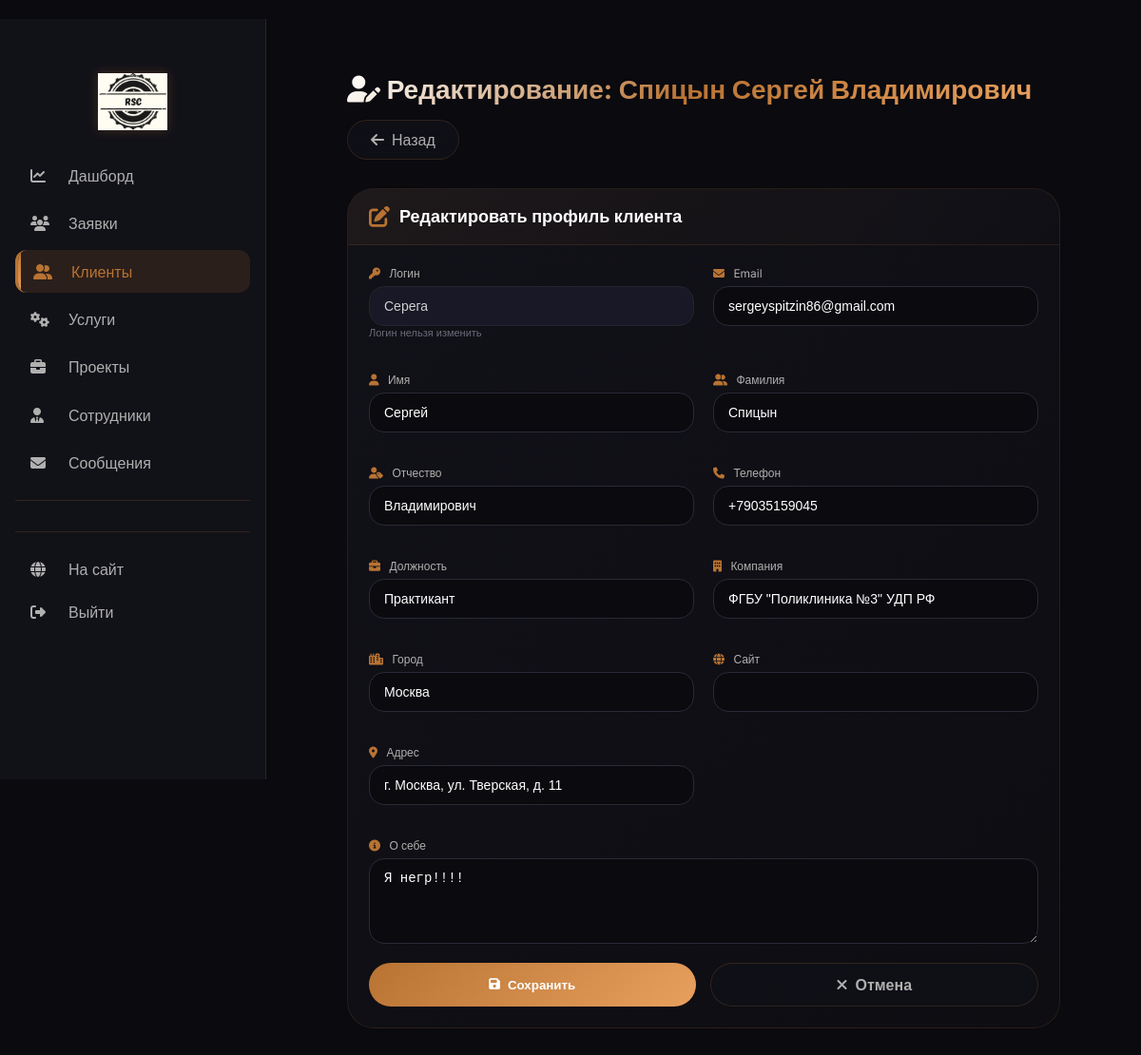
/leads/admin/client/2/edit/ (signed in), run on the app's committed database.
### leads/models.py (models this page shows, shortened)
class Client(models.Model):
    user = models.OneToOneField('users.User', on_delete=models.CASCADE, null=True, blank=True, related_name='client_profile')
    first_name = models.CharField(max_length=200, verbose_name="Имя")
    last_name = models.CharField(max_length=200, verbose_name="Фамилия", blank=True, default='')
    patronymic = models.CharField(max_length=200, verbose_name="Отчество", blank=True, default='')
    email = models.EmailField(verbose_name="Email")
    phone = models.CharField(max_length=50, verbose_name="Телефон")
    company = models.CharField(max_length=200, blank=True, verbose_name="Компания")
    position = models.CharField(max_length=100, blank=True, verbose_name="Должность")
    city = models.CharField(max_length=100, blank=True, verbose_name="Город")
    website = models.URLField(blank=True, verbose_name="Сайт")
    address = models.TextField(blank=True, verbose_name="Адрес")
    bio = models.TextField(blank=True, verbose_name="О себе")
    avatar = models.ImageField(upload_to='clients/avatars/', blank=True, null=True, verbose_name="Аватар")
    total_orders = models.IntegerField(default=0, verbose_name="Всего заказов")
    total_spent = models.DecimalField(max_digits=10, decimal_places=2, default=0, verbose_name="Потрачено")
    last_activity = models.DateTimeField(auto_now=True, verbose_name="Последняя активность")
    is_blocked = models.BooleanField(default=False, verbose_name="Заблокирован")
    created_at = models.DateTimeField(auto_now_add=True, verbose_name="Дата создания")
    updated_at = models.DateTimeField(auto_now=True, verbose_name="Дата обновления")
    class Meta:
        db_table = 'clients'
        verbose_name = "Клиент"
        verbose_name_plural = "Клиенты"
        ordering = ['-created_at']
    @property
    def full_name(self):
        parts = []
        if self.last_name:
            parts.append(self.last_name)
        if self.first_name:
            parts.append(self.first_name)
        if self.patronymic:
            parts.append(self.patronymic)
        return ' '.join(parts)
    @property
    def username(self):
        if self.user:
            return self.user.username
        return ''

### users/models.py (models this page shows, shortened)
class User(AbstractUser):
    phone = models.CharField(max_length=20, blank=True, verbose_name="Телефон")
    class Meta:
        db_table = 'users'
        verbose_name = "Пользователь"
        verbose_name_plural = "Пользователи"

### leads/decorators.py (the view)
        def wrapper(request, *args, **kwargs):
            if not request.user.is_authenticated:
                messages.error(request, 'Необходимо войти в систему')
                return redirect('login')
            if not request.user.is_staff:
                messages.error(request, 'У вас нет доступа к этой странице')
                return redirect('index')
            try:
                admin_user = request.user.admin_profile
                user_permissions = admin_user.permissions
            except AdminUser.DoesNotExist:
                messages.error(request, 'Ошибка: профиль сотрудника не найден')
                return redirect('index')
            if user_permissions == 'full':
                return view_func(request, *args, **kwargs)
            if user_permissions not in allowed_permissions:
                messages.error(request, 'У вас недостаточно прав для выполнения этого действия')
                return redirect('admin_dashboard')
            return view_func(request, *args, **kwargs)

### leads/views/admin_clients.py (called while the page is built, shortened)
@permission_required(['full', 'clients_only'])
def admin_client_edit(request, client_id):
    client = get_object_or_404(Client, id=client_id)
    return render(request, 'admin_panel/clients/edit.html', {'client': client})

### templates/admin_panel/clients/edit.html (shortened to what this page needs)
﻿{% extends 'admin_panel/base.html' %}
{% load static %}
{% block extra_css %}
<link rel="stylesheet" href="{% static 'css/admin_panel/clients/edit.css' %}">
{% endblock %}
{% block content %}
<div class="client-edit">
    <div class="edit-header">
        <h1><i class="fas fa-user-edit"></i> Редактирование: {{ client.full_name }}</h1>
        <a href="{% url 'admin_client_view' client.id %}" class="btn-back">
            <i class="fas fa-arrow-left"></i> Назад
        </a>
    </div>
    <div class="edit-card">
        <div class="card-header">
            <i class="fas fa-edit"></i>
            <h3>Редактировать профиль клиента</h3>
        </div>
        <div class="card-body">
            <form method="post">
                <div class="form-grid">
                    <div class="form-group">
                        <label><i class="fas fa-key"></i> Логин</label>
                        <input type="text" name="username" value="{{ client.username }}" readonly style="background: #1a1a2a; cursor: not-allowed;">
                        <small style="color: #6c6c7a; font-size: 11px;">Логин нельзя изменить</small>
                    </div>
                    <div class="form-group">
                        <label><i class="fas fa-envelope"></i> Email</label>
                        <input type="email" name="email" value="{{ client.email }}">
                    </div>
                    <div class="form-group">
                        <label><i class="fas fa-user"></i> Имя</label>
                        <input type="text" name="first_name" value="{{ client.first_name }}">
                    </div>
                    <div class="form-group">
                        <label><i class="fas fa-user-friends"></i> Фамилия</label>
                        <input type="text" name="last_name" value="{{ client.last_name }}">
                    </div>
                    <div class="form-group">
                        <label><i class="fas fa-user-tag"></i> Отчество</label>
                        <input type="text" name="patronymic" value="{{ client.patronymic }}">
                    </div>
                    <div class="form-group">
                        <label><i class="fas fa-phone"></i> Телефон</label>
                        <input type="tel" name="phone" value="{{ client.phone|default:'' }}">
                    </div>
                    <div class="form-group">
                        <label><i class="fas fa-briefcase"></i> Должность</label>
                        <input type="text" name="position" value="{{ client.position|default:'' }}">
                    </div>
                    <div class="form-group">
                        <label><i class="fas fa-building"></i> Компания</label>
                        <input type="text" name="company" value="{{ client.company|default:'' }}">
                    </div>
                    <div class="form-group">
                        <label><i class="fas fa-city"></i> Город</label>
                        <input type="text" name="city" value="{{ client.city|default:'' }}">
                    </div>
                    <div class="form-group">
                        <label><i class="fas fa-globe"></i> Сайт</label>
                        <input type="url" name="website" value="{{ client.website|default:'' }}">
                    </div>
                    <div class="form-group">
                        <label><i class="fas fa-map-marker-alt"></i> Адрес</label>
                        <input type="text" name="address" value="{{ client.address|default:'' }}">
                    </div>
                </div>
                <div class="form-group">
                    <label><i class="fas fa-info-circle"></i> О себе</label>
                    <textarea name="bio" rows="4">{{ client.bio|default:'' }}</textarea>
                </div>
                <div class="form-actions">
                    <button type="submit" class="btn-save"><i class="fas fa-save"></i> Сохранить</button>
                    <a href="{% url 'admin_client_view' client.id %}" class="btn-cancel"><i class="fas fa-times"></i> Отмена</a>
                </div>
            </form>
        </div>
    </div>
</div>
{% endblock %}

### static/css/admin_panel/base.css (style rules this page uses)
* { margin: 0; padding: 0; box-sizing: border-box; }
body { background: #0a0a0f; color: #ffffff; font-family: 'Inter', sans-serif; }

### static/css/admin_panel/clients/edit.css (style rules this page uses)
.client-edit { max-width: 800px; margin: 0 auto; padding: 25px; animation: fadeInUp 0.5s ease; }
.edit-header { display: flex; justify-content: space-between; align-items: center; margin-bottom: 30px; flex-wrap: wrap; gap: 15px; }
.edit-header h1 { font-size: 28px; font-weight: 700; background: linear-gradient(135deg, #fff, var(--accent), var(--accent-light)); -webkit-background-clip: text; background-clip: text; color: transparent; }
.btn-back { padding: 10px 24px; background: rgba(17,17,24,0.8); backdrop-filter: blur(10px); border: 1px solid rgba(184,115,51,0.2); border-radius: 40px; color: var(--text-secondary); text-decoration: none; transition: all 0.3s; display: inline-flex; align-items: center; gap: 8px; }
.edit-card { background: linear-gradient(135deg, #111118, #0d0d12); border-radius: 28px; border: 1px solid rgba(184,115,51,0.15); overflow: hidden; transition: all 0.3s; }
.card-header { padding: 18px 22px; background: linear-gradient(135deg, rgba(184,115,51,0.08), transparent); border-bottom: 1px solid rgba(184,115,51,0.15); display: flex; align-items: center; gap: 10px; }
.card-header i { font-size: 22px; color: var(--accent); }
.card-header h3 { font-size: 18px; font-weight: 600; margin: 0; }
.card-body { padding: 22px; }
.form-grid { display: grid; grid-template-columns: repeat(2, 1fr); gap: 20px; margin-bottom: 20px; }
.form-group { margin-bottom: 15px; }
.form-group label { display: block; font-size: 12px; color: var(--text-secondary); margin-bottom: 6px; }
.form-group label i { color: var(--accent); margin-right: 6px; }
.form-group input, .form-group textarea { width: 100%; padding: 12px 15px; background: #0a0a0f; border: 1px solid #2a2a36; border-radius: 16px; color: white; font-size: 14px; transition: all 0.3s; }
.form-group input[readonly] { background: #1a1a2a; cursor: not-allowed; opacity: 0.8; }
.form-group textarea { resize: vertical; min-height: 80px; }
.form-actions { display: flex; gap: 15px; margin-top: 20px; }
.btn-save, .btn-cancel { flex: 1; padding: 12px; border-radius: 40px; text-align: center; text-decoration: none; font-weight: 600; transition: all 0.3s; border: none; cursor: pointer; display: inline-flex; align-items: center; justify-content: center; gap: 8px; }
.btn-save { background: var(--gradient-gold); color: white; }
.btn-cancel { background: rgba(17,17,24,0.8); border: 1px solid rgba(184,115,51,0.2); color: var(--text-secondary); }

### data on the page
Client: username "Серега", email "sergeyspitzin86@gmail.com", first_name "Сергей", last_name "Спицын", patronymic "Владимирович", phone "+79035159045", position "Практикант", company "ФГБУ \"Поликлиника №3\" УДП РФ", city "Москва", address "г. Москва, ул. Тверская, д. 11", bio "Я негр!!!!"
